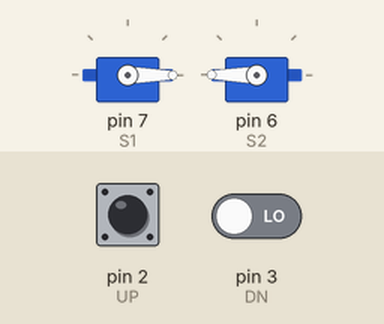
This sketch was run on a simulated Arduino Uno, built with avr-gcc and run on an emulated ATmega328P. Parts: 2 × servo. The test bench sets the inputs (shaded band); at power-on: pin 2 (UP) LOW, pin 3 (DN) LOW.

Above: at 1.2 s.
1.3 s: pin 2 (UP) pulled HIGH for 1 s
At 2.7 s:
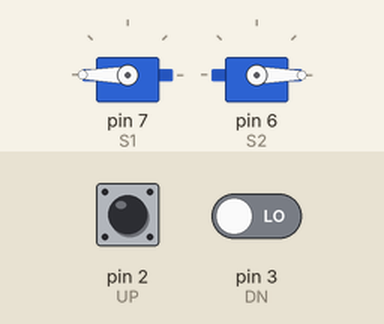
3.8 s: pin 3 (DN) driven HIGH
At 3.95 s:
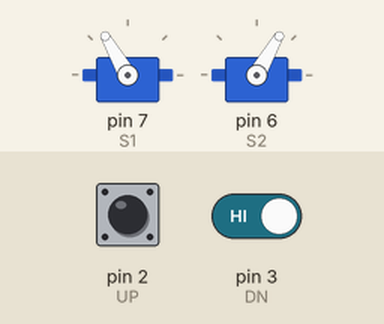
5.7 s: pin 2 (UP) pulled HIGH for 3.2 s
At 5.86 s:
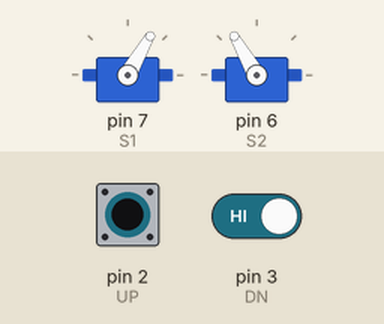
Timing chart, 0 to 10.8 s (numbered marks = the images above; inputs shaded):
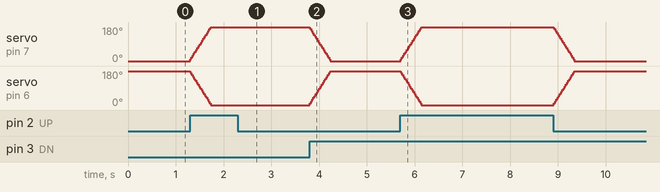

The sketch:

sketch_oct01a.ino
```cpp
#include "ControlledServo.hpp"

const short DELAY = 25;

const short FORWARD = 10;
const short BACKWARD = -10;

const short UP = 2;
const short DN = 3;

const short S1 = 7;
const short S2 = 6;

ControlledServo s1 = 0, s2 = 180;

void setup() {
  // put your setup code here, to run once:
  Serial.begin(9600);

  pinMode(UP, INPUT);
  pinMode(DN, INPUT);

  s1.attach(S1);
  s2.attach(S2);
}

void loop() {
  // put your main code here, to run repeatedly:
  int increaseBtn = digitalRead(UP);
  int decreaseBtn = digitalRead(DN);
  int pos;

  if(increaseBtn == HIGH) {
    pos = FORWARD;
  } else if(decreaseBtn == HIGH) {
    pos = BACKWARD;
  }

  s1.move(pos);
  s2.move(0-pos);

  delay(DELAY);
}
```

ControlledServo.cpp
```cpp
#include "ControlledServo.hpp"

ControlledServo::ControlledServo() {
  Servo();
  pos = MINPOS;
  position(pos);
}

ControlledServo::ControlledServo(const short p) {
  Servo();
  pos = p;
  position(pos);
}

void ControlledServo::move(const short n) {
  if(pos + n >= MINPOS && pos + n <= MAXPOS) {
    pos += n;
    write(pos);
  }
}

void ControlledServo::position(const short n) {
  pos = n;
  pos = (pos < MINPOS ? MINPOS : pos);
  pos = (pos > MAXPOS ? MAXPOS : pos);
  write(pos);
}
```

ControlledServo.hpp
```cpp
#ifndef CONTROLLEDSERVO_HPP
#define CONTROLLEDSERVO_HPP

#include <Servo.h>

class ControlledServo : public Servo {
  short pos;
public:
  const static short MAXPOS = 180;
  const static short MINPOS = 0;

  ControlledServo();
  ControlledServo(const short p);
  void move(const short n);
  void position(const short n);
};

#endif
```

Leg.cpp
```cpp
#include "Leg.hpp"

Leg::Leg(){}

Leg::Leg(const short attachHip, const short attachKnee, const short attachFoot) {
  _hip.attach(attachHip);
  _knee.attach(attachKnee);
  _foot.attach(attachFoot);
}

void Leg::attachHip(const short hip) {
  _hip.attach(hip);
}

void Leg::attachKnee(const short knee) {
  _knee.attach(knee);
}

void Leg::attachFoot(const short foot) {
  _foot.attach(foot);
}
```

Leg.hpp
```cpp
#ifndef LEG_HPP
#define LEG_HPP

#include "ControlledServo.hpp"

class Leg {
  ControlledServo _hip;
  ControlledServo _knee;
  ControlledServo _foot;
public:
  Leg();
  Leg(const short attachHip, const short attachKnee, const short attachFoot);
  void attachHip(const short hip);
  void attachKnee(const short knee);
  void attachFoot(const short foot);
  virtual void move(const short n) = 0;
};

#endif
```

Measured:
- after the input at 1.3 s, servo on pin 7 (S1): moves from 0° to 180° over 0.43 s, starting at once; servo on pin 6 (S2): moves from 180° to 0° over 0.43 s, starting at once
- after the input at 3.8 s, servo on pin 7 (S1): moves from 180° to 0° over 0.43 s, starting at once; servo on pin 6 (S2): moves from 0° to 180° over 0.43 s, starting at once
- after the input at 5.7 s, servo on pin 7 (S1): rises from 0° to 180° in 0.43 s, then falls to 0° in 3.2 s
